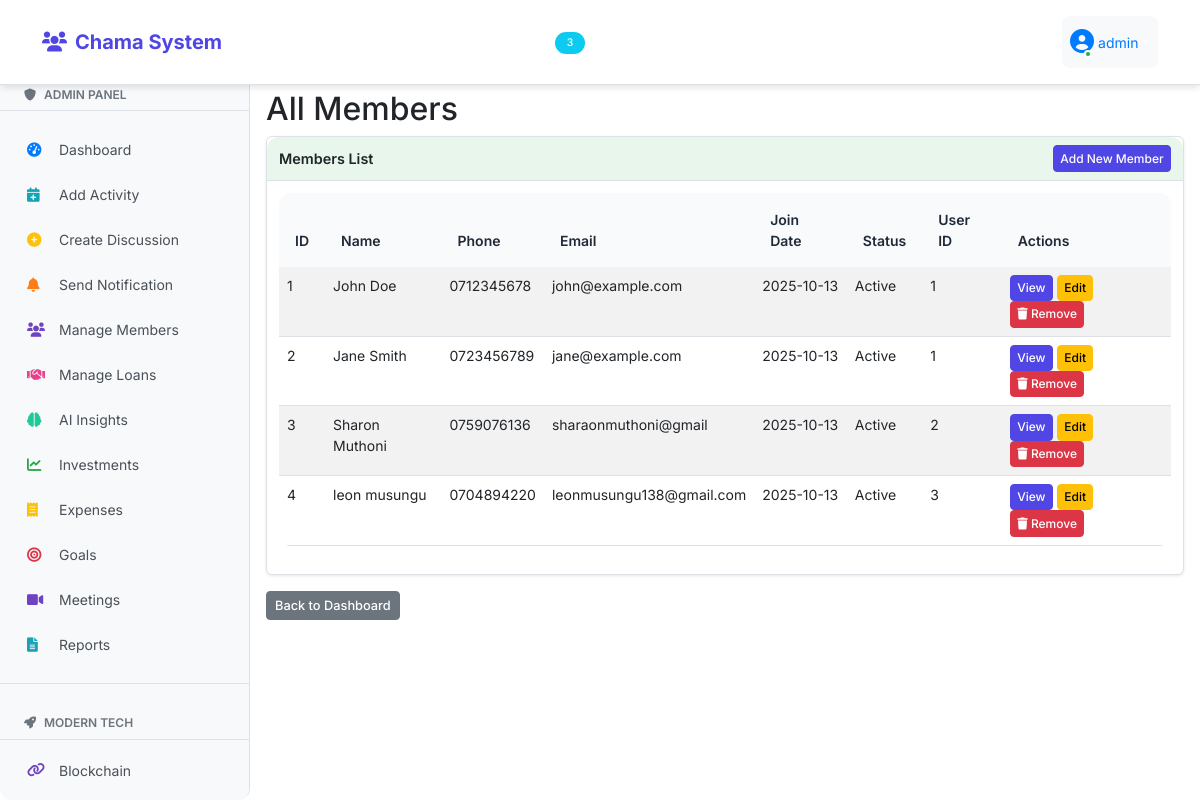
The app's page /admin/members (signed in), older data.
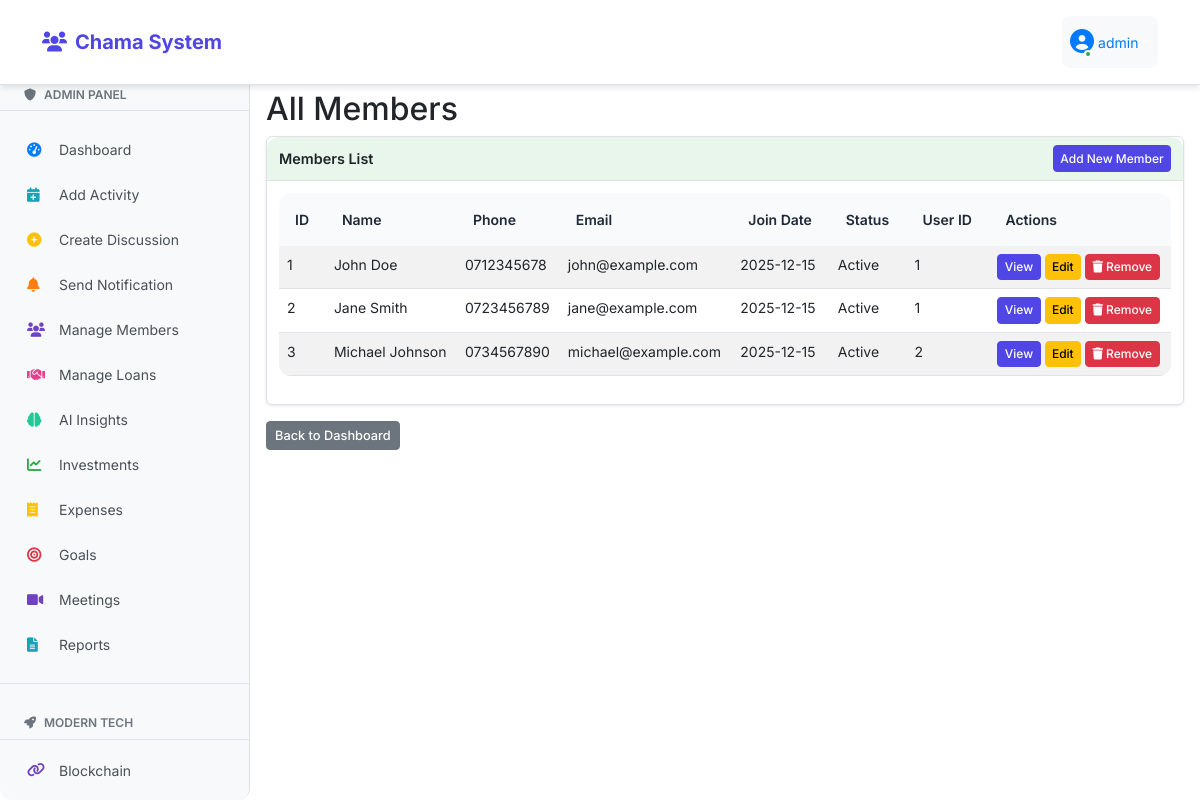
The same page, newer data.
### fixed_app.py (models this page shows, shortened)
class User(db.Model, UserMixin):
    id = db.Column(db.Integer, primary_key=True)
    username = db.Column(db.String(80), unique=True, nullable=False)
    password = db.Column(db.String(200), nullable=False)
    is_admin = db.Column(db.Boolean, default=False)
    last_seen = db.Column(db.DateTime, default=datetime.utcnow)
    is_online = db.Column(db.Boolean, default=False)
    members = db.relationship('Member', backref='user', lazy=True)

class Member(db.Model):
    id = db.Column(db.Integer, primary_key=True)
    name = db.Column(db.String(100), nullable=False)
    phone = db.Column(db.String(20), nullable=False, unique=True)
    email = db.Column(db.String(100))
    join_date = db.Column(db.DateTime, default=datetime.utcnow)
    status = db.Column(db.String(20), default='Active')
    user_id = db.Column(db.Integer, db.ForeignKey('user.id'))

### fixed_app.py (the view)
@app.route('/admin/members')
@login_required
@admin_required
def admin_members():
    members = Member.query.all()
    return render_template('admin/members.html', members=members)

### fixed_app.py (called while the page is built)
@login_manager.user_loader
def load_user(user_id):
    return db.session.get(User, int(user_id))

@app.context_processor
def inject_counts():
    if current_user.is_authenticated:
        unread_count = Notification.query.filter_by(user_id=current_user.id, is_read=False).count()
        discussion_count = Discussion.query.count()
        return dict(unread_notifications_count=unread_count, discussion_count=discussion_count)
    return dict(unread_notifications_count=0, discussion_count=0)

def admin_required(f):
    @wraps(f)
    def decorated_function(*args, **kwargs):
        if not current_user.is_admin:
            return render_template('access_denied.html'), 403
        return f(*args, **kwargs)
    return decorated_function

### templates/admin/members.html
{% extends "base.html" %}
{% block content %}
<h2>All Members</h2>
<div class="card">
    <div class="card-header d-flex justify-content-between align-items-center">
        <span>Members List</span>
        <a href="{{ url_for('add_member') }}" class="btn btn-primary btn-sm">Add New Member</a>
    </div>
    <div class="card-body">
        <table class="table table-striped">
            <thead>
                <tr>
                    <th>ID</th>
                    <th>Name</th>
                    <th>Phone</th>
                    <th>Email</th>
                    <th>Join Date</th>
                    <th>Status</th>
                    <th>User ID</th>
                    <th>Actions</th>
                </tr>
            </thead>
            <tbody>
                {% for member in members %}
                <tr>
                    <td>{{ member.id }}</td>
                    <td>{{ member.name }}</td>
                    <td>{{ member.phone }}</td>
                    <td>{{ member.email }}</td>
                    <td>{{ member.join_date.strftime('%Y-%m-%d') }}</td>
                    <td>{{ member.status }}</td>
                    <td>{{ member.user_id }}</td>
                    <td>
                        <a href="#" class="btn btn-sm btn-primary">View</a>
                        <a href="#" class="btn btn-sm btn-warning">Edit</a>
                        <a href="{{ url_for('remove_member', member_id=member.id) }}"
                           class="btn btn-sm btn-danger"
                           onclick="return confirm('Are you sure you want to remove {{ member.name }} from the chama? Their user account will be preserved.')">
                            <i class="fas fa-trash"></i> Remove
                        </a>
                    </td>
                </tr>
                {% else %}
                <tr>
                    <td colspan="8" class="text-center">No members found</td>
                </tr>
                {% endfor %}
            </tbody>
        </table>
    </div>
</div>
<div class="mt-3">
    <a href="{{ url_for('admin_dashboard') }}" class="btn btn-secondary">Back to Dashboard</a>
</div>
{% endblock %}

### templates/base.html (shortened to what this page needs)
<!DOCTYPE html>
<html lang="en">
<head>
    <link href="https://cdn.jsdelivr.net/npm/bootstrap@5.3.0-alpha1/dist/css/bootstrap.min.css" rel="stylesheet">
    <link rel="stylesheet" href="https://cdnjs.cloudflare.com/ajax/libs/font-awesome/6.0.0/css/all.min.css">
    <link rel="stylesheet" href="{{ url_for('static', filename='responsive.css') }}">
    <link rel="stylesheet" href="{{ url_for('static', filename='mobile-features.css') }}">
    <link rel="stylesheet" href="{{ url_for('static', filename='modern-ui.css') }}">
</head>
<body>
    {% include 'navbar.html' %}
    {% if current_user.is_authenticated %}
    <div class="sidebar" id="sidebar">
        {% if current_user.is_admin %}
        <div class="sidebar-header">
            <h6><i class="fas fa-shield-alt me-2"></i>Admin Panel</h6>
        </div>
        <nav class="sidebar-nav">
            <a href="{{ url_for('admin_dashboard') }}" class="sidebar-link {% if request.endpoint == 'admin_dashboard' %}active{% endif %}">
                <i class="fas fa-tachometer-alt"></i>
                <span>Dashboard</span>
            </a>
            <a href="{{ url_for('add_activity') }}" class="sidebar-link">
                <i class="fas fa-calendar-plus"></i>
                <span>Add Activity</span>
            </a>
            <a href="{{ url_for('create_discussion') }}" class="sidebar-link">
                <i class="fas fa-plus-circle"></i>
                <span>Create Discussion</span>
            </a>
            <a href="{{ url_for('send_notification') }}" class="sidebar-link">
                <i class="fas fa-bell"></i>
                <span>Send Notification</span>
            </a>
            <a href="{{ url_for('admin_members') }}" class="sidebar-link">
                <i class="fas fa-users"></i>
                <span>Manage Members</span>
            </a>
            <a href="{{ url_for('admin_loan_requests') }}" class="sidebar-link">
                <i class="fas fa-handshake"></i>
                <span>Manage Loans</span>
            </a>
            <a href="{{ url_for('admin_ai_insights') }}" class="sidebar-link">
                <i class="fas fa-brain"></i>
                <span>AI Insights</span>
            </a>
            <a href="{{ url_for('investments') }}" class="sidebar-link">
                <i class="fas fa-chart-line"></i>
                <span>Investments</span>
            </a>
            <a href="{{ url_for('expenses') }}" class="sidebar-link">
                <i class="fas fa-receipt"></i>
                <span>Expenses</span>
            </a>
            <a href="{{ url_for('goals') }}" class="sidebar-link">
                <i class="fas fa-bullseye"></i>
                <span>Goals</span>
            </a>
            <a href="{{ url_for('meetings') }}" class="sidebar-link">
                <i class="fas fa-video"></i>
                <span>Meetings</span>
            </a>
            <a href="{{ url_for('reports') }}" class="sidebar-link">
                <i class="fas fa-file-alt"></i>
                <span>Reports</span>
            </a>
            <div class="sidebar-divider"></div>
            <div class="sidebar-header">
                <h6><i class="fas fa-rocket me-2"></i>Modern Tech</h6>
            </div>
            <a href="{{ url_for('blockchain_explorer') }}" class="sidebar-link">
                <i class="fas fa-link"></i>
                <span>Blockchain</span>
            </a>
            <a href="{{ url_for('ai_insights') }}" class="sidebar-link">
            </a>
        </nav>
        {% endif %}
    </div>
    {% endif %}
    <div class="main-content {% if current_user.is_authenticated %}with-sidebar{% endif %}">
        <div class="container-fluid px-2 px-md-3">
            {% block content %}{% endblock %}
        </div>
    </div>
</body>
</html>

### templates/navbar.html (shortened to what this page needs)
<nav class="navbar navbar-expand-lg navbar-dark bg-primary">
    <div class="container">
        <a class="navbar-brand" href="{{ url_for('index') }}">
            <i class="fas fa-users me-2"></i>Chama System
        </a>
        <div class="collapse navbar-collapse" id="navbarNav">
            {% if current_user.is_authenticated %}
            <ul class="navbar-nav me-auto">
                <li class="nav-item">
                    <a class="nav-link {% if request.path == url_for('index') %}active{% endif %}" href="{{ url_for('index') }}">
                        <i class="fas fa-home me-1"></i>Home
                    </a>
                </li>
                <li class="nav-item">
                    <a class="nav-link {% if request.path == url_for('contributions') %}active{% endif %}" href="{{ url_for('contributions') }}">
                        <i class="fas fa-money-bill-wave me-1"></i>Contributions
                    </a>
                </li>
                <li class="nav-item">
                    <a class="nav-link {% if request.path == url_for('discussions') %}active{% endif %}" href="{{ url_for('discussions') }}">
                        <i class="fas fa-comments me-1"></i>Discussions
                        {% if discussion_count > 0 %}
                            <span class="badge bg-info rounded-pill ms-1">{{ discussion_count }}</span>
                        {% endif %}
                    </a>
                </li>
                <li class="nav-item dropdown">
                    <a class="nav-link dropdown-toggle" href="#" id="menuDropdown" role="button" data-bs-toggle="dropdown">
                        <i class="fas fa-bars me-1"></i>Menu
                    </a>
                </li>
                {% if current_user.is_admin %}
                <li class="nav-item dropdown">
                    <a class="nav-link dropdown-toggle" href="#" id="adminDropdown" role="button" data-bs-toggle="dropdown">
                        <i class="fas fa-shield-alt me-1"></i>Admin
                    </a>
                </li>
                {% endif %}
            </ul>
            <ul class="navbar-nav">
                <li class="nav-item dropdown">
                    <a class="nav-link dropdown-toggle user-dropdown" href="#" id="navbarDropdown" role="button"
                       data-bs-toggle="dropdown" aria-expanded="false">
                        <div class="user-avatar">
                            <i class="fas fa-user-circle"></i>
                            <span class="online-dot"></span>
                        </div>
                        <span class="ms-1" style="color: #007bff;">{{ current_user.username }}</span>
                    </a>
                </li>
            </ul>
            {% endif %}
        </div>
    </div>
</nav>

### static/modern-ui.css (style rules this page uses)
:root { --primary: #4f46e5; --secondary: #6b7280; --success: #10b981; --warning: #f59e0b; --danger: #ef4444; --info: #3b82f6; --light: #f8fafc; --dark: #1f2937; --border-radius: 12px; --shadow: 0 4px 6px -1px rgba(0, 0, 0, 0.1); --shadow-lg: 0 10px 15px -3px rgba(0, 0, 0, 0.1); }
body { font-family: 'Inter', -apple-system, BlinkMacSystemFont, sans-serif; background: white; min-height: 100vh; }
.card { border: none; border-radius: var(--border-radius); box-shadow: var(--shadow); transition: all 0.3s ease; }
.card-header { background: white; border-bottom: 1px solid #e5e7eb; border-radius: var(--border-radius) var(--border-radius) 0 0 !important; padding: 1.25rem; }
.card-body { padding: 1.5rem; }
.btn { border-radius: 8px; font-weight: 500; padding: 0.5rem 1rem; transition: all 0.2s ease; }
.btn-primary { background: var(--primary); border-color: var(--primary); }
.navbar { background: white !important; box-shadow: var(--shadow); padding: 1rem 0; }
.navbar-brand { font-weight: 700; color: var(--primary) !important; }
.sidebar { background: white; border-radius: var(--border-radius); padding: 1.5rem; margin-bottom: 1.5rem; }
.table { border-radius: var(--border-radius); overflow: hidden; }
.table thead th { background: var(--light); border: none; font-weight: 600; color: var(--dark); padding: 1rem; }

### templates/base.html (style rules this page uses)
body { background-color: white; font-size: 14px; }
.navbar { position: fixed; top: 0; left: 0; right: 0; z-index: 1030; margin-bottom: 0; background-color: white !important; border-bottom: 1px solid #dee2e6; }
.card-header.bg-primary, .bg-primary { background-color: white !important; color: #333 !important; border-bottom: 1px solid #dee2e6; }
.user-dropdown { background-color: #f8f9fa !important; border-radius: 8px; padding: 0.5rem 1rem; }
body { padding-top: 70px; }
.sidebar { position: fixed; top: 56px; left: 0; width: 250px; height: calc(100vh - 56px); background: #f8f9fa; border-right: 1px solid #dee2e6; z-index: 1000; overflow-y: auto; padding: 1rem 0; }
.sidebar-header { padding: 1rem 1.5rem 0.5rem; border-bottom: 1px solid #dee2e6; margin-bottom: 0.5rem; }
.sidebar-header h6 { color: #6c757d; font-size: 0.75rem; text-transform: uppercase; font-weight: 600; margin: 0; }
.sidebar-nav { padding: 0.5rem 0; }
.sidebar-link { display: flex; align-items: center; padding: 0.75rem 1.5rem; color: #495057; text-decoration: none; transition: all 0.2s ease; border-left: 3px solid transparent; }
.sidebar-link i { width: 20px; margin-right: 0.75rem; font-size: 0.9rem; }
.sidebar-link .fa-tachometer-alt { color: #007bff; }
.sidebar-link .fa-calendar-plus { color: #17a2b8; }
.sidebar-link .fa-plus-circle { color: #ffc107; }
.sidebar-link .fa-bell { color: #fd7e14; }
.sidebar-link .fa-users { color: #6f42c1; }
.sidebar-link .fa-handshake { color: #e83e8c; }
.sidebar-link .fa-brain { color: #20c997; }
.sidebar-link .fa-chart-line { color: #28a745; }
.sidebar-link .fa-receipt { color: #ffc107; }
.sidebar-link .fa-bullseye { color: #dc3545; }
.sidebar-link .fa-video { color: #6f42c1; }
.sidebar-link .fa-file-alt { color: #17a2b8; }
.sidebar-link .fa-link { color: #6f42c1; }
.sidebar-divider { height: 1px; background-color: #dee2e6; margin: 1rem 0; }
.main-content { margin-left: 0; padding-top: 20px; }
.main-content.with-sidebar { margin-left: 250px; }
.btn { padding: 0.25rem 0.5rem; font-size: 0.8rem; min-height: auto; border-radius: 0.25rem; }
.btn-sm { padding: 0.2rem 0.4rem; font-size: 0.75rem; }
.card { border-radius: 0.375rem !important; border: 1px solid #dee2e6; margin-bottom: 0.75rem; box-shadow: 0 1px 3px rgba(0,0,0,0.1); max-width: 400px; }
.container-fluid .card, .main-content .card:not(.auth-card) { max-width: 100%; }
.card-body { padding: 0.75rem; }
.card-header { padding: 0.5rem 0.75rem; background-color: #f8f9fa; border-bottom: 1px solid #dee2e6; font-weight: 600; font-size: 0.9rem; }
.card-header:nth-child(1) { background-color: rgba(0,123,255,0.1); }
.card:nth-child(2) .card-header { background-color: rgba(40,167,69,0.1); }

### templates/navbar.html (style rules this page uses)
.user-dropdown { display: flex; align-items: center; }
.user-avatar { position: relative; display: inline-block; color: #007bff; font-size: 1.5rem; }
.online-dot { position: absolute; bottom: 2px; right: 2px; width: 8px; height: 8px; background-color: #28a745; border: 2px solid white; border-radius: 50%; animation: pulse-dot 2s infinite; }

Row changes from the older to the newer data that the page shows:
removed Member: id "4", name "leon musungu", phone "0704894220", email "leonmusungu138@gmail.com", join_date "2025-10-13", status "Active", user_id "3"
changed Member "John Doe": join_date "2025-10-13" → "2025-12-15"
changed Member "Jane Smith": join_date "2025-10-13" → "2025-12-15"
changed Member id 3: name "Sharon Muthoni" → "Michael Johnson"; phone "0759076136" → "0734567890"; email "sharaonmuthoni@gmail" → "michael@example.com"; join_date "2025-10-13" → "2025-12-15"
Text that changed along with them:
{{ discussion_count }}: "3" → (not shown)
